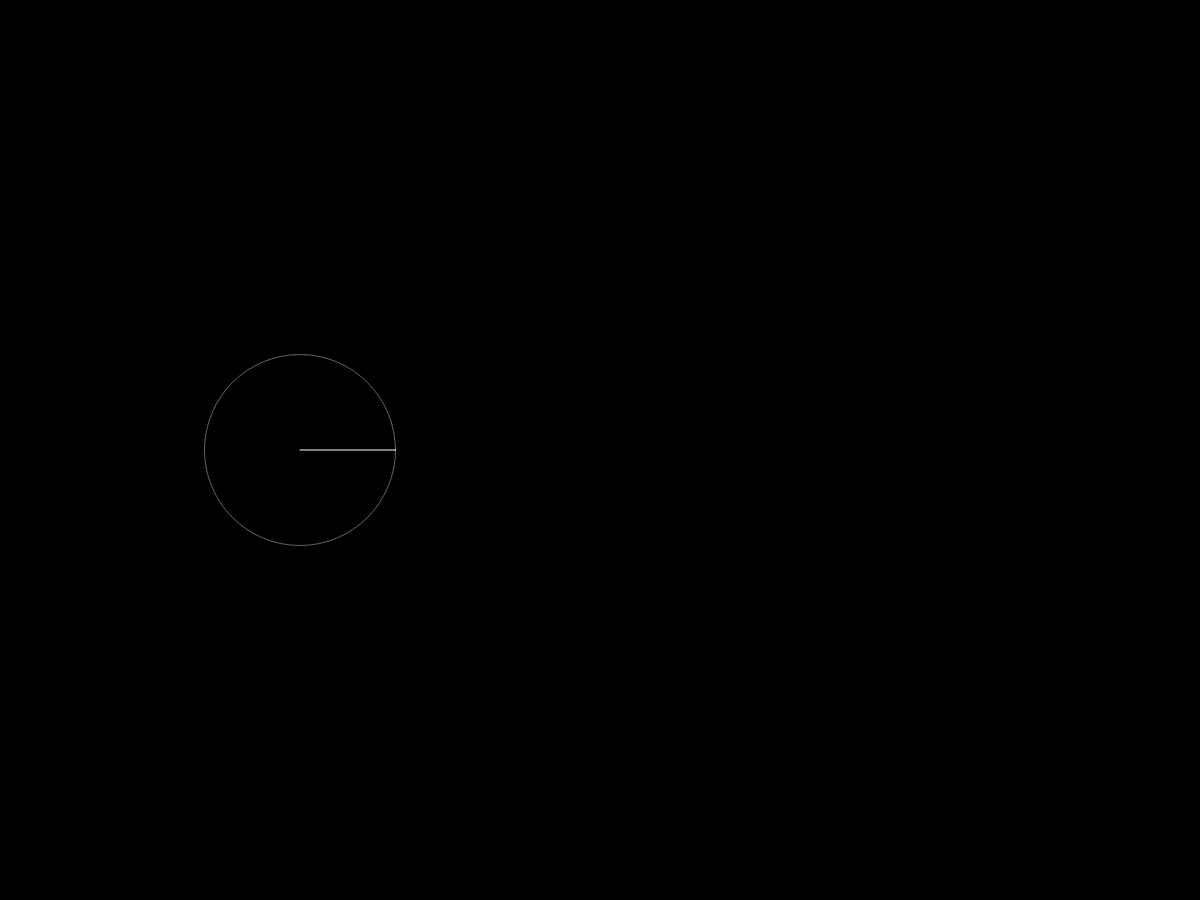
Frame 1 (no input)
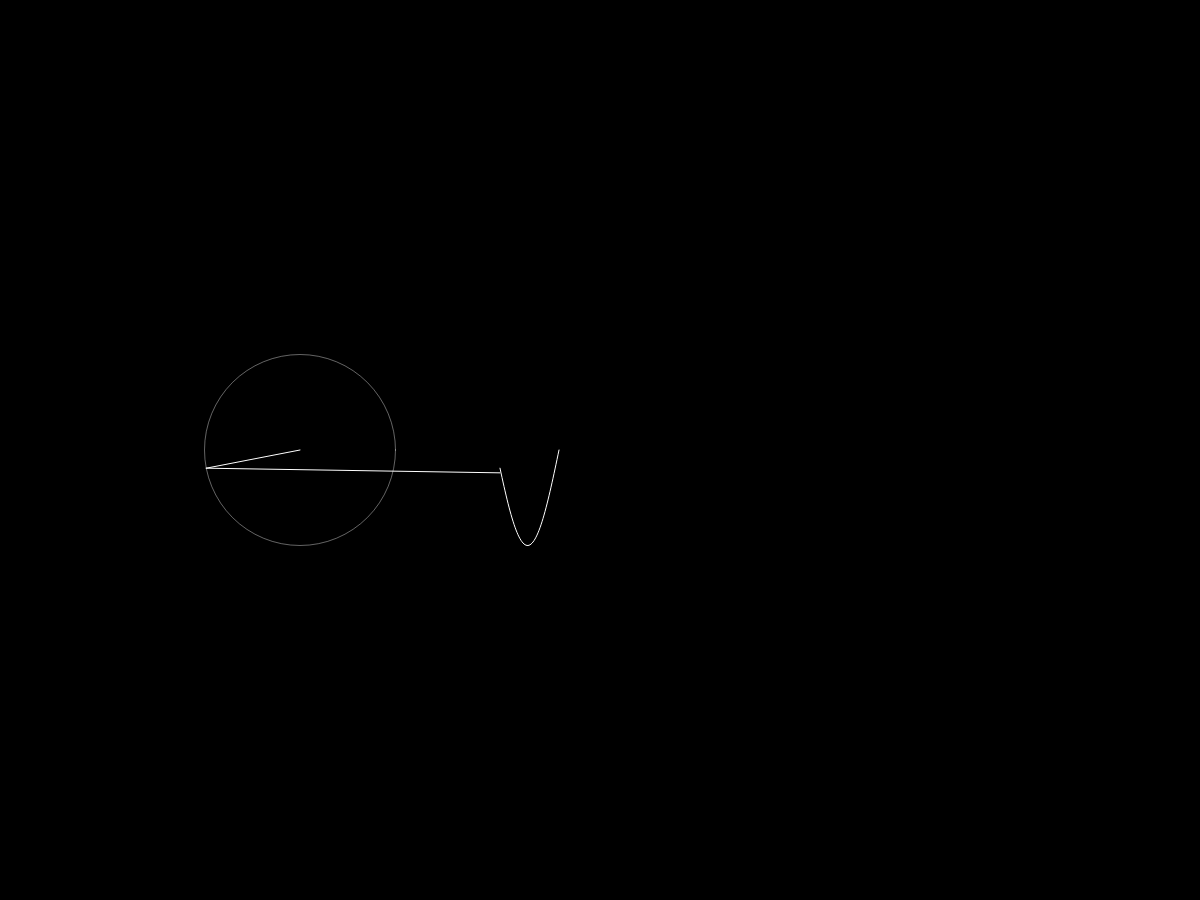
Frame 60 (no input)
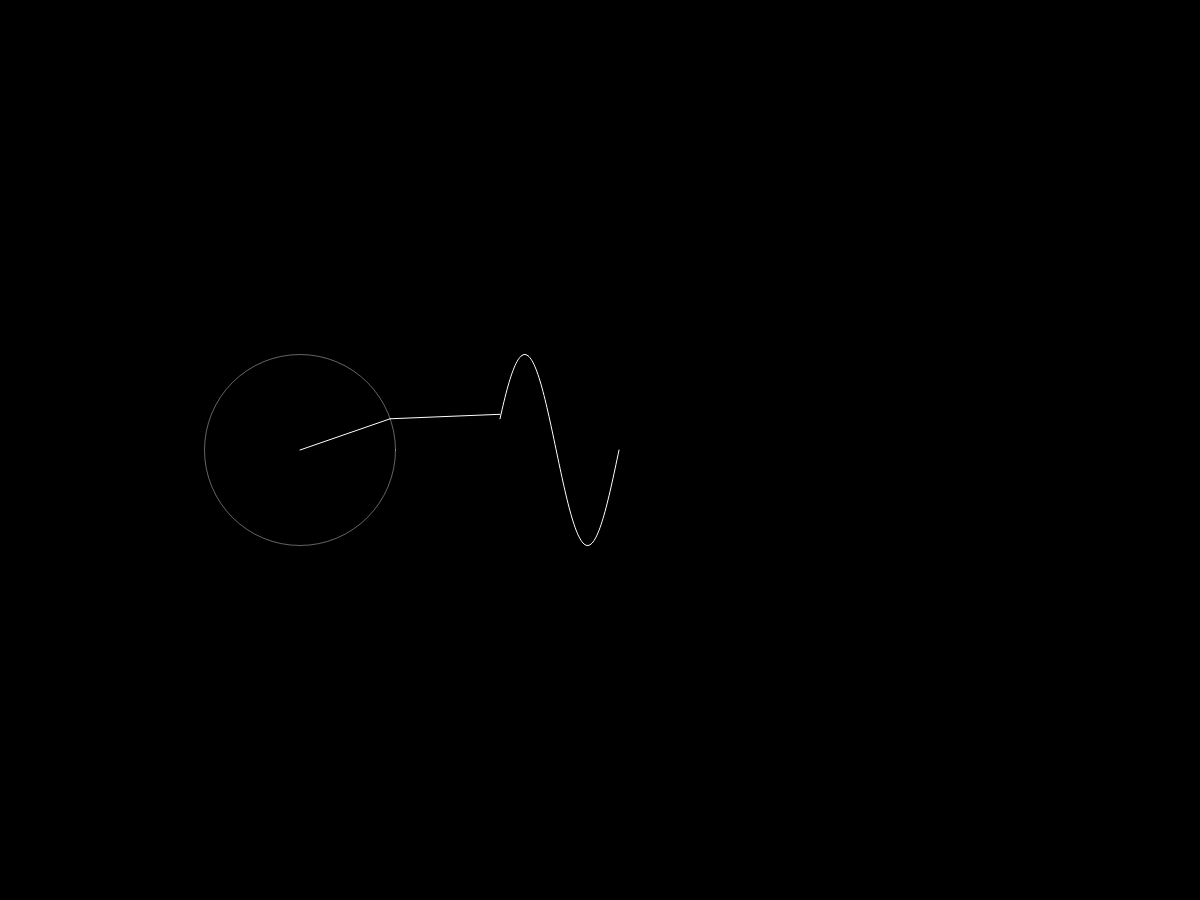
Frame 120 (the mouse pressed at the canvas centre since frame 60)

The p5.js sketch that drew these frames (run headless with seeded random() and noise() and a simulated clock; from frame 60 on, the mouse is pressed at the canvas centre):

// p5.js sketch
// ── sketch.js
let time = 0;
let wave = [];

let slider;

function setup() {
	createCanvas(window.innerWidth, window.innerHeight - 100);
	slider = createSlider(1, 10, 1);
}

function draw() {
	background(0);
	translate(width / 4, height / 2);

	stroke(255);

	let x = 0;
	let y = 0;

	for (let i = 0; i < slider.value(); i++) {
		let prevx = x;
		let prevy = y;
		let n = i * 2 + 1;

		let radius = 75 * (4 / (n * PI));
		x += radius * cos(n * time);
		y += radius * sin(n * time);

		stroke(255, 100);
		noFill();
		ellipse(prevx, prevy, radius * 2, radius * 2);

		stroke(255);
		line(prevx, prevy, x, y);
		fill(255);
		// ellipse(x, y, 4, 4);

		// prevx = x;
	}
	translate(200, 0);
	line(x - 200, y, 0, wave[0]);

	wave.unshift(y);

	beginShape();
	noFill();
	for (let i = 0; i < wave.length; i++) {
		vertex(i, wave[i]);
	}
	endShape();

	time += 0.05;

	if (wave.length > 600) {
		wave.pop();
	}
}
